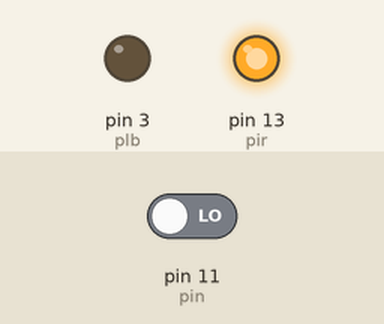
This sketch was run on a simulated Arduino Uno, built with avr-gcc and run on an emulated ATmega328P. Parts: output pins drawn as LEDs (lit = HIGH). The test bench sets the inputs (shaded band); at power-on: pin 11 (pin) LOW.

Above: at 10.8 s.
10.9 s: pin 11 (pin) driven HIGH
At 16.1 s:
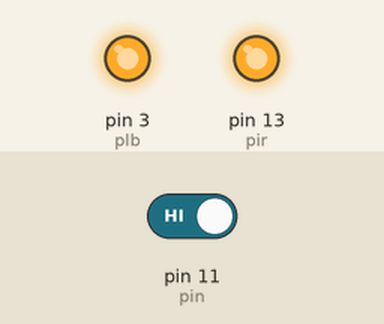
16.9 s: pin 11 (pin) driven LOW
At 21.1 s:
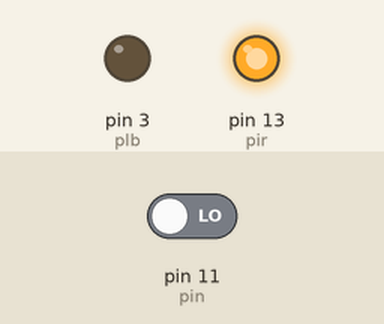
Timing chart, 0 to 22.6 s (numbered marks = the images above; inputs shaded):
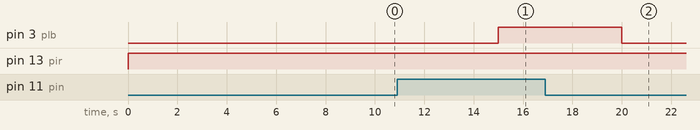

Measured:
- after the input at 10.9 s, pin 3 (plb): LOW → HIGH after 4.1 s
- after the input at 16.9 s, pin 3 (plb): HIGH → LOW after 3.1 s

The sketch:

ir_sensor.ino
```cpp
int pir = 13;
int gnd = 5;
int plb = 3;
int pin = 11;
int state;

void setup () {

    pinMode(pir,OUTPUT);
    pinMode(gnd,INPUT);
    pinMode(plb,OUTPUT);
    pinMode(pin,INPUT);
}

void loop () {
  digitalWrite(pir,HIGH);
  state = digitalRead(pin);
  digitalWrite(plb,state);
  delay(5000);

}
```
